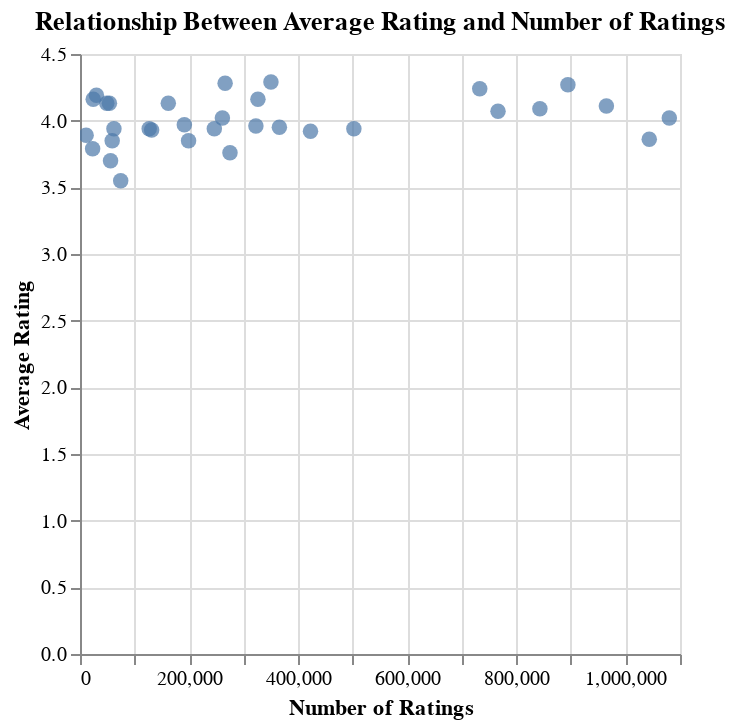

The notebook cell saved with this chart:
### Markdown cell above
# 9. Relationship Between Ratings and Number of Ratings

### Code cell
# Altair scatter plot for relationship between ratings and number of ratings
chart_rating_correlation = alt.Chart(df_cleaned).mark_circle(size=60).encode(
    x=alt.X('gr_num_ratings:Q', title='Number of Ratings'),
    y=alt.Y('gr_avg_rating:Q', title='Average Rating'),
    tooltip=['title', 'author', 'gr_avg_rating', 'gr_num_ratings']
).properties(
    title='Relationship Between Average Rating and Number of Ratings'
).interactive()  # Add interactivity for deeper exploration
chart_rating_correlation.display()

### Figure 1 — Vega-Lite specification as saved in the notebook (floating-point values rounded to 4 significant figures)
{"config": {"view": {"continuousWidth": 300, "continuousHeight": 300}}, "data": {"name": "data-d2776994ba40faf2d2883b55314ee41d"}, "mark": {"type": "circle", "size": 60}, "encoding": {"tooltip": [{"field": "title", "type": "nominal"}, {"field": "author", "type": "nominal"}, {"field": "gr_avg_rating", "type": "quantitative"}, {"field": "gr_num_ratings", "type": "quantitative"}], "x": {"field": "gr_num_ratings", "title": "Number of Ratings", "type": "quantitative"}, "y": {"field": "gr_avg_rating", "title": "Average Rating", "type": "quantitative"}}, "params": [{"name": "param_1", "select": {"type": "interval", "encodings": ["x", "y"]}, "bind": "scales"}], "title": "Relationship Between Average Rating and Number of Ratings", "$schema": "https://vega.github.io/schema/vega-lite/v5.15.1.json", "datasets": {"data-d2776994ba40faf2d2883b55314ee41d": [{"top_500_rank": 22, "title": "Crime and Punishment", "author": "Fyodor Dostoyevsky", "pub_year": 1866, "orig_lang": "Russian", "genre": "na", "author_birth": "1821", "author_death": "1881", "author_gender": "male", "author_primary_lang": "rus", "author_nationality": "RU", "author_occupation": "philosophers,novelists,essayists,psychologists", "oclc_holdings": 15750.0, "oclc_eholdings": 5814.0, "oclc_total_editions": 948.0, "oclc_holdings_rank": 65.0, "oclc_editions_rank": 157.0, "gr_avg_rating": 4.27, "gr_num_ratings": 894500.0, "gr_num_reviews": 35710.0, "gr_avg_rating_rank": 43, "gr_num_ratings_rank": 94, "oclc_owi": 9937000000.0, "author_viaf": "104023256", "gr_url": "https://www.goodreads.com/book/show/7144.Crime_and_Punishment?ref=nav_sb_ss_1_20", "wiki_url": "https://en.wikipedia.org/wiki/Crime_and_Punishment", "pg_eng_url": "https://www.gutenberg.org/cache/epub/2554/pg2554.txt"}, {"top_500_rank": 28, "title": "War and Peace", "author": "Leo Tolstoy", "pub_year": 1869, "orig_lang": "Russian", "genre": "history", "author_birth": "1828", "author_death": "1910", "author_gender": "male", "author_primary_lang": "rus", "author_nationality": "RU", "author_occupation": "authors,writers", "oclc_holdings": 11220.0, "oclc_eholdings": 2470.0, "oclc_total_editions": 620.0, "oclc_holdings_rank": 144.0, "oclc_editions_rank": 214.0, "gr_avg_rating": 4.16, "gr_num_ratings": 326200.0, "gr_num_reviews": 17140.0, "gr_avg_rating_rank": 89, "gr_num_ratings_rank": 183, "oclc_owi": 11340000000.0, "author_viaf": "96987389", "gr_url": "https://www.goodreads.com/book/show/656.War_and_Peace?ref=nav_sb_ss_1_13", "wiki_url": "https://en.wikipedia.org/wiki/War_and_Peace", "pg_eng_url": "https://www.gutenberg.org/cache/epub/2600/pg2600.txt"}, {"top_500_rank": 37, "title": "20,000 Leagues Under the Sea", "author": "Jules Verne", "pub_year": 1870, "orig_lang": "French", "genre": "scifi", "author_birth": "1828", "author_death": "1905", "author_gender": "male", "author_primary_lang": "fre", "author_nationality": "FR", "author_occupation": "poets,novelists,authors french,playwrights", "oclc_holdings": 19020.0, "oclc_eholdings": 10710.0, "oclc_total_editions": 2844.0, "oclc_holdings_rank": 36.0, "oclc_editions_rank": 29.0, "gr_avg_rating": 3.89, "gr_num_ratings": 11240.0, "gr_num_reviews": 716.0, "gr_avg_rating_rank": 327, "gr_num_ratings_rank": 481, "oclc_owi": 4915000000.0, "author_viaf": "76323989", "gr_url": "https://www.goodreads.com/book/show/15762322-20-000-leagues-under-the-sea-and-other-classic-novels?ref=nav_sb_ss_1_28", "wiki_url": "https://en.wikipedia.org/wiki/Twenty_Thousand_Leagues_Under_the_Seas", "pg_eng_url": "https://www.gutenberg.org/cache/epub/164/pg164.txt"}, {"top_500_rank": 38, "title": "Anna Karenina", "author": "Leo Tolstoy", "pub_year": 1878, "orig_lang": "Russian", "genre": "romance", "author_birth": "1828", "author_death": "1910", "author_gender": "male", "author_primary_lang": "rus", "author_nationality": "RU", "author_occupation": "authors,writers", "oclc_holdings": 23390.0, "oclc_eholdings": 7096.0, "oclc_total_editions": 2915.0, "oclc_holdings_rank": 24.0, "oclc_editions_rank": 28.0, "gr_avg_rating": 4.09, "gr_num_ratings": 843200.0, "gr_num_reviews": 35040.0, "gr_avg_rating_rank": 145, "gr_num_ratings_rank": 97, "oclc_owi": 509800000.0, "author_viaf": "96987389", "gr_url": "https://www.goodreads.com/book/show/15823480-anna-karenina?ref=nav_sb_ss_1_13", "wiki_url": "https://en.wikipedia.org/wiki/Anna_Karenina", "pg_eng_url": "https://www.gutenberg.org/cache/epub/1399/pg1399.txt"}, {"top_500_rank": 54, "title": "One Hundred Years of Solitude", "author": "Gabriel García Márquez", "pub_year": 1967, "orig_lang": "Spanish", "genre": "na", "author_birth": "1927", "author_death": "2014", "author_gender": "male", "author_primary_lang": "spa", "author_nationality": "CO", "author_occupation": "novelists,journalists,authors", "oclc_holdings": 9508.0, "oclc_eholdings": 112.0, "oclc_total_editions": 273.0, "oclc_holdings_rank": 201.0, "oclc_editions_rank": 349.0, "gr_avg_rating": 4.11, "gr_num_ratings": 965100.0, "gr_num_reviews": 45230.0, "gr_avg_rating_rank": 129, "gr_num_ratings_rank": 82, "oclc_owi": 1415000000.0, "author_viaf": "54147956", "gr_url": "https://www.goodreads.com/book/show/320.One_Hundred_Years_of_Solitude?ref=nav_sb_ss_1_29", "wiki_url": "https://en.wikipedia.org/wiki/One_Hundred_Years_of_Solitude", "pg_eng_url": "NA_not-pub-domain"}, {"top_500_rank": 68, "title": "The Stranger", "author": "Albert Camus", "pub_year": 1942, "orig_lang": "French", "genre": "na", "author_birth": "1913", "author_death": "1960", "author_gender": "male", "author_primary_lang": "fre", "author_nationality": "FR", "author_occupation": "philosophers,journalists,authors", "oclc_holdings": 16740.0, "oclc_eholdings": 626.0, "oclc_total_editions": 1898.0, "oclc_holdings_rank": 60.0, "oclc_editions_rank": 61.0, "gr_avg_rating": 4.02, "gr_num_ratings": 1080000.0, "gr_num_reviews": 48520.0, "gr_avg_rating_rank": 199, "gr_num_ratings_rank": 79, "oclc_owi": 2517000000.0, "author_viaf": "97000332", "gr_url": "https://www.goodreads.com/book/show/49552.The_Stranger?ref=nav_sb_ss_1_12", "wiki_url": "https://en.wikipedia.org/wiki/The_Stranger_(Camus_novel)", "pg_eng_url": "NA_not-pub-domain"}, {"top_500_rank": 69, "title": "The Trial", "author": "Franz Kafka", "pub_year": 1925, "orig_lang": "German", "genre": "allegories", "author_birth": "1883", "author_death": "1924", "author_gender": "male", "author_primary_lang": "ger", "author_nationality": "CZ", "author_occupation": "novelists,insurance companies employees", "oclc_holdings": 15490.0, "oclc_eholdings": 2842.0, "oclc_total_editions": 2548.0, "oclc_holdings_rank": 69.0, "oclc_editions_rank": 36.0, "gr_avg_rating": 3.96, "gr_num_ratings": 322500.0, "gr_num_reviews": 14250.0, "gr_avg_rating_rank": 263, "gr_num_ratings_rank": 185, "oclc_owi": 3138000000.0, "author_viaf": "56611857", "gr_url": "https://www.goodreads.com/book/show/17690.The_Trial?ref=nav_sb_ss_2_9", "wiki_url": "https://en.wikipedia.org/wiki/The_Trial", "pg_eng_url": "https://www.gutenberg.org/cache/epub/7849/pg7849.txt"}, {"top_500_rank": 74, "title": "A Journey to the Center of the Earth", "author": "Jules Verne", "pub_year": 1864, "orig_lang": "French", "genre": "scifi", "author_birth": "1828", "author_death": "1905", "author_gender": "male", "author_primary_lang": "fre", "author_nationality": "FR", "author_occupation": "poets,novelists,authors french,playwrights", "oclc_holdings": 13540.0, "oclc_eholdings": 2881.0, "oclc_total_editions": 2026.0, "oclc_holdings_rank": 98.0, "oclc_editions_rank": 54.0, "gr_avg_rating": 3.85, "gr_num_ratings": 199000.0, "gr_num_reviews": 8524.0, "gr_avg_rating_rank": 358, "gr_num_ratings_rank": 238, "oclc_owi": 25770000.0, "author_viaf": "76323989", "gr_url": "https://www.goodreads.com/book/show/32829.Journey_to_the_Center_of_the_Earth", "wiki_url": "https://en.wikipedia.org/wiki/Journey_to_the_Center_of_the_Earth", "pg_eng_url": "https://www.gutenberg.org/cache/epub/18857/pg18857.txt"}, {"top_500_rank": 91, "title": "Candide", "author": "Voltaire", "pub_year": 1759, "orig_lang": "French", "genre": "na", "author_birth": "1694", "author_death": "1778", "author_gender": "male", "author_primary_lang": "fre", "author_nationality": "FR", "author_occupation": "philosopher,author,poet,activist,historian,dramatist", "oclc_holdings": 17860.0, "oclc_eholdings": 6757.0, "oclc_total_editions": 2068.0, "oclc_holdings_rank": 48.0, "oclc_editions_rank": 48.0, "gr_avg_rating": 3.76, "gr_num_ratings": 275000.0, "gr_num_reviews": 11450.0, "gr_avg_rating_rank": 416, "gr_num_ratings_rank": 205, "oclc_owi": 4061000000.0, "author_viaf": "36925746", "gr_url": "https://www.goodreads.com/book/show/19380.Candide?ref=nav_sb_ss_1_7", "wiki_url": "https://en.wikipedia.org/wiki/Candide", "pg_eng_url": "https://www.gutenberg.org/cache/epub/19942/pg19942.txt"}, {"top_500_rank": 100, "title": "Père Goriot", "author": "Honoré de Balzac", "pub_year": 1835, "orig_lang": "French", "genre": "bildung", "author_birth": "1799", "author_death": "1850", "author_gender": "male", "author_primary_lang": "fre", "author_nationality": "FR", "author_occupation": "novelist,playwright,dramatists,authors french", "oclc_holdings": 14070.0, "oclc_eholdings": 3309.0, "oclc_total_editions": 2391.0, "oclc_holdings_rank": 90.0, "oclc_editions_rank": 42.0, "gr_avg_rating": 3.85, "gr_num_ratings": 59010.0, "gr_num_reviews": 2901.0, "gr_avg_rating_rank": 359, "gr_num_ratings_rank": 378, "oclc_owi": 266300.0, "author_viaf": "29529595", "gr_url": "https://www.goodreads.com/book/show/59145.P_re_Goriot?ref=nav_sb_ss_1_11", "wiki_url": "https://en.wikipedia.org/wiki/P%C3%A8re_Goriot", "pg_eng_url": "https://www.gutenberg.org/cache/epub/1237/pg1237.txt"}, {"top_500_rank": 101, "title": "Utopia", "author": "Thomas More", "pub_year": 1516, "orig_lang": "Latin", "genre": "na", "author_birth": "1478", "author_death": "1535", "author_gender": "male", "author_primary_lang": "eng", "author_nationality": "GB", "author_occupation": "statesmen,politicians,lord chancellor,lawyers,humanists,authors,philosophers", "oclc_holdings": 13910.0, "oclc_eholdings": 6729.0, "oclc_total_editions": 1798.0, "oclc_holdings_rank": 93.0, "oclc_editions_rank": 69.0, "gr_avg_rating": 3.55, "gr_num_ratings": 74620.0, "gr_num_reviews": 4255.0, "gr_avg_rating_rank": 480, "gr_num_ratings_rank": 353, "oclc_owi": 5081.0, "author_viaf": "29541174", "gr_url": "https://www.goodreads.com/book/show/18414.Utopia?from_search=true&from_srp=true&qid=ngtDZbPNwH&rank=2", "wiki_url": "https://en.wikipedia.org/wiki/Utopia_(book)", "pg_eng_url": "https://www.gutenberg.org/cache/epub/2130/pg2130.txt"}, {"top_500_rank": 119, "title": "Around the World in Eighty Days", "author": "Jules Verne", "pub_year": 1873, "orig_lang": "French", "genre": "action", "author_birth": "1828", "author_death": "1905", "author_gender": "male", "author_primary_lang": "fre", "author_nationality": "FR", "author_occupation": "poets,novelists,authors french,playwrights", "oclc_holdings": 19020.0, "oclc_eholdings": 10710.0, "oclc_total_editions": 2844.0, "oclc_holdings_rank": 37.0, "oclc_editions_rank": 30.0, "gr_avg_rating": 3.94, "gr_num_ratings": 246200.0, "gr_num_reviews": 11020.0, "gr_avg_rating_rank": 285, "gr_num_ratings_rank": 224, "oclc_owi": 4915000000.0, "author_viaf": "76323989", "gr_url": "https://www.goodreads.com/book/show/54479.Around_the_World_in_Eighty_Days?ref=nav_sb_ss_1_31", "wiki_url": "https://en.wikipedia.org/wiki/Around_the_World_in_Eighty_Days", "pg_eng_url": "https://www.gutenberg.org/cache/epub/103/pg103.txt"}, {"top_500_rank": 129, "title": "Love in the Time of Cholera", "author": "Gabriel García Márquez", "pub_year": 1985, "orig_lang": "Spanish", "genre": "romance", "author_birth": "1927", "author_death": "2014", "author_gender": "male", "author_primary_lang": "spa", "author_nationality": "CO", "author_occupation": "novelists,journalists,authors", "oclc_holdings": 12140.0, "oclc_eholdings": 419.0, "oclc_total_editions": 641.0, "oclc_holdings_rank": 125.0, "oclc_editions_rank": 210.0, "gr_avg_rating": 3.94, "gr_num_ratings": 502100.0, "gr_num_reviews": 27130.0, "gr_avg_rating_rank": 286, "gr_num_ratings_rank": 144, "oclc_owi": 533200.0, "author_viaf": "54147956", "gr_url": "https://www.goodreads.com/book/show/9712.Love_in_the_Time_of_Cholera?ref=nav_sb_ss_1_27", "wiki_url": "https://en.wikipedia.org/wiki/Love_in_the_Time_of_Cholera", "pg_eng_url": "NA_not-pub-domain"}, {"top_500_rank": 134, "title": "The Plague", "author": "Albert Camus", "pub_year": 1947, "orig_lang": "French", "genre": "na", "author_birth": "1913", "author_death": "1960", "author_gender": "male", "author_primary_lang": "fre", "author_nationality": "FR", "author_occupation": "philosophers,journalists,authors", "oclc_holdings": 12520.0, "oclc_eholdings": 474.0, "oclc_total_editions": 1549.0, "oclc_holdings_rank": 117.0, "oclc_editions_rank": 85.0, "gr_avg_rating": 4.02, "gr_num_ratings": 261100.0, "gr_num_reviews": 15050.0, "gr_avg_rating_rank": 203, "gr_num_ratings_rank": 218, "oclc_owi": 463600.0, "author_viaf": "97000332", "gr_url": "https://www.goodreads.com/book/show/11989.The_Plague?ref=nav_sb_ss_1_10", "wiki_url": "https://en.wikipedia.org/wiki/The_Plague_(novel)", "pg_eng_url": "NA_not-pub-domain"}, {"top_500_rank": 155, "title": "The Castle", "author": "Franz Kafka", "pub_year": 1926, "orig_lang": "German", "genre": "allegories", "author_birth": "1883", "author_death": "1924", "author_gender": "male", "author_primary_lang": "ger", "author_nationality": "CZ", "author_occupation": "novelists,insurance companies employees", "oclc_holdings": 10900.0, "oclc_eholdings": 1959.0, "oclc_total_editions": 1599.0, "oclc_holdings_rank": 148.0, "oclc_editions_rank": 80.0, "gr_avg_rating": 3.94, "gr_num_ratings": 62210.0, "gr_num_reviews": 3532.0, "gr_avg_rating_rank": 288, "gr_num_ratings_rank": 374, "oclc_owi": 614300.0, "author_viaf": "56611857", "gr_url": "https://www.goodreads.com/book/show/333538.The_Castle?ref=nav_sb_ss_5_10", "wiki_url": "https://en.wikipedia.org/wiki/The_Castle_(novel)", "pg_eng_url": "unavailable"}, {"top_500_rank": 156, "title": "The Metamorphosis", "author": "Franz Kafka", "pub_year": 1915, "orig_lang": "German", "genre": "na", "author_birth": "1883", "author_death": "1924", "author_gender": "male", "author_primary_lang": "ger", "author_nationality": "CZ", "author_occupation": "novelists,insurance companies employees", "oclc_holdings": 15490.0, "oclc_eholdings": 2842.0, "oclc_total_editions": 2548.0, "oclc_holdings_rank": 70.0, "oclc_editions_rank": 37.0, "gr_avg_rating": 3.86, "gr_num_ratings": 1044000.0, "gr_num_reviews": 40290.0, "gr_avg_rating_rank": 353, "gr_num_ratings_rank": 80, "oclc_owi": 3138000000.0, "author_viaf": "56611857", "gr_url": "https://www.goodreads.com/book/show/485894.The_Metamorphosis?ref=nav_sb_ss_1_17", "wiki_url": "https://en.wikipedia.org/wiki/The_Metamorphosis", "pg_eng_url": "https://www.gutenberg.org/cache/epub/5200/pg5200.txt"}, {"top_500_rank": 157, "title": "The Magic Mountain (Der Zauberberg)", "author": "Thomas Mann", "pub_year": 1924, "orig_lang": "German", "genre": "bildung", "author_birth": "1875", "author_death": "1955", "author_gender": "male", "author_primary_lang": "ger", "author_nationality": "DE", "author_occupation": "authors", "oclc_holdings": 12310.0, "oclc_eholdings": 277.0, "oclc_total_editions": 1894.0, "oclc_holdings_rank": 120.0, "oclc_editions_rank": 64.0, "gr_avg_rating": 4.13, "gr_num_ratings": 49080.0, "gr_num_reviews": 3552.0, "gr_avg_rating_rank": 117, "gr_num_ratings_rank": 394, "oclc_owi": 4624000000.0, "author_viaf": "54151065", "gr_url": "https://www.goodreads.com/book/show/729376.The_Magic_Mountain?ref=nav_sb_ss_1_35", "wiki_url": "https://en.wikipedia.org/wiki/The_Magic_Mountain", "pg_eng_url": "unavailable"}, {"top_500_rank": 175, "title": "Eugénie Grandet", "author": "Honoré de Balzac", "pub_year": 1833, "orig_lang": "French", "genre": "allegories", "author_birth": "1799", "author_death": "1850", "author_gender": "male", "author_primary_lang": "fre", "author_nationality": "FR", "author_occupation": "novelist,playwright,dramatists,authors french", "oclc_holdings": 14070.0, "oclc_eholdings": 3309.0, "oclc_total_editions": 2391.0, "oclc_holdings_rank": 91.0, "oclc_editions_rank": 43.0, "gr_avg_rating": 3.79, "gr_num_ratings": 23140.0, "gr_num_reviews": 1184.0, "gr_avg_rating_rank": 403, "gr_num_ratings_rank": 457, "oclc_owi": 266300.0, "author_viaf": "29529595", "gr_url": "https://www.goodreads.com/book/show/59142.Eug_nie_Grandet?ref=nav_sb_ss_1_15", "wiki_url": "https://en.wikipedia.org/wiki/Eug%C3%A9nie_Grandet", "pg_eng_url": "https://www.gutenberg.org/cache/epub/1715/pg1715.txt"}, {"top_500_rank": 186, "title": "Siddhartha", "author": "Hermann Hesse", "pub_year": 1922, "orig_lang": "German", "genre": "na", "author_birth": "1877", "author_death": "1962", "author_gender": "male", "author_primary_lang": "ger", "author_nationality": "DE", "author_occupation": "authors german,novelists,editors", "oclc_holdings": 11900.0, "oclc_eholdings": 3642.0, "oclc_total_editions": 1646.0, "oclc_holdings_rank": 129.0, "oclc_editions_rank": 76.0, "gr_avg_rating": 4.07, "gr_num_ratings": 766400.0, "gr_num_reviews": 26790.0, "gr_avg_rating_rank": 165, "gr_num_ratings_rank": 105, "oclc_owi": 3943000000.0, "author_viaf": "41841418", "gr_url": "https://www.goodreads.com/book/show/52036.Siddhartha?ref=nav_sb_ss_1_10", "wiki_url": "https://en.wikipedia.org/wiki/Siddhartha_(novel)", "pg_eng_url": "https://www.gutenberg.org/cache/epub/2500/pg2500.txt"}, {"top_500_rank": 190, "title": "The House of the Spirits", "author": "Isabel Allende", "pub_year": 1982, "orig_lang": "Spanish", "genre": "na", "author_birth": "1942", "author_death": "ALIVE", "author_gender": "female", "author_primary_lang": "spa", "author_nationality": "CL", "author_occupation": "authors,novelists", "oclc_holdings": 9860.0, "oclc_eholdings": 302.0, "oclc_total_editions": 725.0, "oclc_holdings_rank": 183.0, "oclc_editions_rank": 192.0, "gr_avg_rating": 4.28, "gr_num_ratings": 266100.0, "gr_num_reviews": 14720.0, "gr_avg_rating_rank": 39, "gr_num_ratings_rank": 215, "oclc_owi": 149500000.0, "author_viaf": "61556825", "gr_url": "https://www.goodreads.com/book/show/9328.The_House_of_the_Spirits?ref=nav_sb_ss_1_24", "wiki_url": "https://en.wikipedia.org/wiki/The_House_of_the_Spirits", "pg_eng_url": "NA_not-pub-domain"}, {"top_500_rank": 252, "title": "The Mysterious Island", "author": "Jules Verne", "pub_year": 1875, "orig_lang": "French", "genre": "scifi", "author_birth": "1828", "author_death": "1905", "author_gender": "male", "author_primary_lang": "fre", "author_nationality": "FR", "author_occupation": "poets,novelists,authors french,playwrights", "oclc_holdings": 13540.0, "oclc_eholdings": 2881.0, "oclc_total_editions": 2026.0, "oclc_holdings_rank": 99.0, "oclc_editions_rank": 55.0, "gr_avg_rating": 4.13, "gr_num_ratings": 53970.0, "gr_num_reviews": 2365.0, "gr_avg_rating_rank": 119, "gr_num_ratings_rank": 387, "oclc_owi": 25770000.0, "author_viaf": "76323989", "gr_url": "https://www.goodreads.com/book/show/32831.The_Mysterious_Island?ref=nav_sb_ss_1_21", "wiki_url": "https://en.wikipedia.org/wiki/The_Mysterious_Island", "pg_eng_url": "https://www.gutenberg.org/cache/epub/1268/pg1268.txt"}, {"top_500_rank": 276, "title": "Buddenbrooks", "author": "Thomas Mann", "pub_year": 1901, "orig_lang": "German", "genre": "na", "author_birth": "1875", "author_death": "1955", "author_gender": "male", "author_primary_lang": "ger", "author_nationality": "DE", "author_occupation": "authors", "oclc_holdings": 5996.0, "oclc_eholdings": 213.0, "oclc_total_editions": 913.0, "oclc_holdings_rank": 456.0, "oclc_editions_rank": 161.0, "gr_avg_rating": 4.19, "gr_num_ratings": 30100.0, "gr_num_reviews": 1896.0, "gr_avg_rating_rank": 79, "gr_num_ratings_rank": 437, "oclc_owi": 3373000000.0, "author_viaf": "54151065", "gr_url": "https://www.goodreads.com/book/show/80890.Buddenbrooks?ref=nav_sb_ss_1_12", "wiki_url": "https://en.wikipedia.org/wiki/Buddenbrooks", "pg_eng_url": "https://www.gutenberg.org/cache/epub/72961/pg72961.txt ; https://www.gutenberg.org/cache/epub/72962/pg72962.txt"}, {"top_500_rank": 300, "title": "Like Water for Chocolate", "author": "Laura Esquivel", "pub_year": 1989, "orig_lang": "Spanish", "genre": "romance", "author_birth": "1950", "author_death": "ALIVE", "author_gender": "female", "author_primary_lang": "spa", "author_nationality": "MX", "author_occupation": "screenwriters,novelists,authors,actresses,actors", "oclc_holdings": 4782.0, "oclc_eholdings": 189.0, "oclc_total_editions": 50.0, "oclc_holdings_rank": 484.0, "oclc_editions_rank": 491.0, "gr_avg_rating": 3.95, "gr_num_ratings": 365500.0, "gr_num_reviews": 13400.0, "gr_avg_rating_rank": 279, "gr_num_ratings_rank": 171, "oclc_owi": 4917000000.0, "author_viaf": "113190161", "gr_url": "https://www.goodreads.com/book/show/6952.Like_Water_for_Chocolate?ref=nav_sb_ss_1_24", "wiki_url": "https://en.wikipedia.org/wiki/Like_Water_for_Chocolate_(novel)", "pg_eng_url": "NA_not-pub-domain"}, {"top_500_rank": 330, "title": "The Girl Who Kicked the Hornet's Nest", "author": "Stieg Larsson", "pub_year": 2007, "orig_lang": "Swedish", "genre": "thrillers", "author_birth": "1954", "author_death": "2004", "author_gender": "male", "author_primary_lang": "swe", "author_nationality": "SE", "author_occupation": "journalists,authors swedish", "oclc_holdings": 6989.0, "oclc_eholdings": 628.0, "oclc_total_editions": 287.0, "oclc_holdings_rank": 350.0, "oclc_editions_rank": 340.0, "gr_avg_rating": 4.24, "gr_num_ratings": 732800.0, "gr_num_reviews": 31300.0, "gr_avg_rating_rank": 54, "gr_num_ratings_rank": 110, "oclc_owi": 377900000.0, "author_viaf": "54441441", "gr_url": "https://www.goodreads.com/book/show/6892870-the-girl-who-kicked-the-hornet-s-nest?ref=nav_sb_ss_1_37", "wiki_url": "https://en.wikipedia.org/wiki/The_Girl_Who_Kicked_the_Hornets%27_Nest", "pg_eng_url": "NA_not-pub-domain"}, {"top_500_rank": 333, "title": "Chronicle of a Death Foretold", "author": "Gabriel García Márquez", "pub_year": 1981, "orig_lang": "Spanish", "genre": "na", "author_birth": "1927", "author_death": "2014", "author_gender": "male", "author_primary_lang": "spa", "author_nationality": "CO", "author_occupation": "novelists,journalists,authors", "oclc_holdings": 7505.0, "oclc_eholdings": 321.0, "oclc_total_editions": 725.0, "oclc_holdings_rank": 298.0, "oclc_editions_rank": 193.0, "gr_avg_rating": 3.97, "gr_num_ratings": 191300.0, "gr_num_reviews": 11130.0, "gr_avg_rating_rank": 259, "gr_num_ratings_rank": 245, "oclc_owi": 570000.0, "author_viaf": "54147956", "gr_url": "https://www.goodreads.com/book/show/23878.Chronicle_of_a_Death_Foretold?ref=nav_sb_ss_1_29", "wiki_url": "https://en.wikipedia.org/wiki/Chronicle_of_a_Death_Foretold", "pg_eng_url": "NA_not-pub-domain"}, {"top_500_rank": 335, "title": "The Master and Margarita", "author": "Mikhail Bulgakov", "pub_year": 1967, "orig_lang": "Russian", "genre": "political", "author_birth": "1891", "author_death": "1940", "author_gender": "male", "author_primary_lang": "rus", "author_nationality": "RU", "author_occupation": "physicians,dramatists,authors russian", "oclc_holdings": 7387.0, "oclc_eholdings": 538.0, "oclc_total_editions": 1026.0, "oclc_holdings_rank": 306.0, "oclc_editions_rank": 149.0, "gr_avg_rating": 4.29, "gr_num_ratings": 350000.0, "gr_num_reviews": 20450.0, "gr_avg_rating_rank": 38, "gr_num_ratings_rank": 175, "oclc_owi": 311200000.0, "author_viaf": "99836700", "gr_url": "https://www.goodreads.com/book/show/117833.The_Master_and_Margarita?ref=nav_sb_ss_1_24", "wiki_url": "https://en.wikipedia.org/wiki/The_Master_and_Margarita", "pg_eng_url": "NA_not-pub-domain"}, {"top_500_rank": 351, "title": "Resurrection", "author": "Leo Tolstoy", "pub_year": 1899, "orig_lang": "Russian", "genre": "na", "author_birth": "1828", "author_death": "1910", "author_gender": "male", "author_primary_lang": "rus", "author_nationality": "RU", "author_occupation": "authors,writers", "oclc_holdings": 5604.0, "oclc_eholdings": 3957.0, "oclc_total_editions": 1039.0, "oclc_holdings_rank": 467.0, "oclc_editions_rank": 147.0, "gr_avg_rating": 4.16, "gr_num_ratings": 24250.0, "gr_num_reviews": 1824.0, "gr_avg_rating_rank": 92, "gr_num_ratings_rank": 453, "oclc_owi": 49770000.0, "author_viaf": "96987389", "gr_url": "https://www.goodreads.com/book/show/42641.Resurrection?ref=nav_sb_ss_4_12", "wiki_url": "https://en.wikipedia.org/wiki/Resurrection_(Tolstoy_novel)", "pg_eng_url": "https://www.gutenberg.org/cache/epub/1938/pg1938.txt"}, {"top_500_rank": 368, "title": "Death In Venice", "author": "Thomas Mann", "pub_year": 1912, "orig_lang": "German", "genre": "na", "author_birth": "1875", "author_death": "1955", "author_gender": "male", "author_primary_lang": "ger", "author_nationality": "DE", "author_occupation": "authors", "oclc_holdings": 5024.0, "oclc_eholdings": 435.0, "oclc_total_editions": 911.0, "oclc_holdings_rank": 478.0, "oclc_editions_rank": 162.0, "gr_avg_rating": 3.7, "gr_num_ratings": 55990.0, "gr_num_reviews": 3884.0, "gr_avg_rating_rank": 440, "gr_num_ratings_rank": 383, "oclc_owi": 3769000000.0, "author_viaf": "54151065", "gr_url": "https://www.goodreads.com/book/show/53061.Death_in_Venice?ref=nav_sb_ss_1_15", "wiki_url": "https://en.wikipedia.org/wiki/Death_in_Venice", "pg_eng_url": "https://www.gutenberg.org/cache/epub/66073/pg66073.txt"}, {"top_500_rank": 388, "title": "Daughter of Fortune", "author": "Isabel Allende", "pub_year": 1998, "orig_lang": "Spanish", "genre": "romance", "author_birth": "1942", "author_death": "ALIVE", "author_gender": "female", "author_primary_lang": "spa", "author_nationality": "CL", "author_occupation": "authors,novelists", "oclc_holdings": 6938.0, "oclc_eholdings": 188.0, "oclc_total_editions": 322.0, "oclc_holdings_rank": 355.0, "oclc_editions_rank": 320.0, "gr_avg_rating": 3.93, "gr_num_ratings": 131300.0, "gr_num_reviews": 5208.0, "gr_avg_rating_rank": 300, "gr_num_ratings_rank": 285, "oclc_owi": 4918000000.0, "author_viaf": "61556825", "gr_url": "https://www.goodreads.com/book/show/16527.Daughter_of_Fortune?ref=nav_sb_ss_1_19", "wiki_url": "https://en.wikipedia.org/wiki/Daughter_of_Fortune", "pg_eng_url": "NA_not-pub-domain"}, {"top_500_rank": 448, "title": "Inkheart", "author": "Cornelia Funke", "pub_year": 2003, "orig_lang": "German", "genre": "fantasy", "author_birth": "1958", "author_death": "ALIVE", "author_gender": "female", "author_primary_lang": "ger", "author_nationality": "DE", "author_occupation": "authors", "oclc_holdings": 6301.0, "oclc_eholdings": 299.0, "oclc_total_editions": 241.0, "oclc_holdings_rank": 427.0, "oclc_editions_rank": 372.0, "gr_avg_rating": 3.92, "gr_num_ratings": 422600.0, "gr_num_reviews": 14320.0, "gr_avg_rating_rank": 308, "gr_num_ratings_rank": 161, "oclc_owi": 1153000000.0, "author_viaf": "102395980", "gr_url": "https://www.goodreads.com/book/show/28194.Inkheart?ref=nav_sb_ss_1_8", "wiki_url": "https://en.wikipedia.org/wiki/Inkheart", "pg_eng_url": "NA_not-pub-domain"}, {"top_500_rank": 450, "title": "Inkspell", "author": "Cornelia Funke", "pub_year": 2005, "orig_lang": "German", "genre": "fantasy", "author_birth": "1958", "author_death": "ALIVE", "author_gender": "female", "author_primary_lang": "ger", "author_nationality": "DE", "author_occupation": "authors", "oclc_holdings": 6516.0, "oclc_eholdings": 162.0, "oclc_total_editions": 150.0, "oclc_holdings_rank": 405.0, "oclc_editions_rank": 456.0, "gr_avg_rating": 3.94, "gr_num_ratings": 126800.0, "gr_num_reviews": 4715.0, "gr_avg_rating_rank": 297, "gr_num_ratings_rank": 291, "oclc_owi": 3855000000.0, "author_viaf": "102395980", "gr_url": "https://www.goodreads.com/book/show/28195.Inkspell?ref=nav_sb_ss_1_8", "wiki_url": "https://en.wikipedia.org/wiki/Inkspell", "pg_eng_url": "NA_not-pub-domain"}, {"top_500_rank": 474, "title": "The Death of Ivan Ilych", "author": "Leo Tolstoy", "pub_year": 1886, "orig_lang": "Russian", "genre": "na", "author_birth": "1828", "author_death": "1910", "author_gender": "male", "author_primary_lang": "rus", "author_nationality": "RU", "author_occupation": "authors,writers", "oclc_holdings": 5690.0, "oclc_eholdings": 2896.0, "oclc_total_editions": 598.0, "oclc_holdings_rank": 466.0, "oclc_editions_rank": 217.0, "gr_avg_rating": 4.13, "gr_num_ratings": 161900.0, "gr_num_reviews": 12130.0, "gr_avg_rating_rank": 122, "gr_num_ratings_rank": 265, "oclc_owi": 4820000000.0, "author_viaf": "96987389", "gr_url": "https://www.goodreads.com/book/show/18386.The_Death_of_Ivan_Ilych?ref=nav_sb_ss_1_23", "wiki_url": "https://en.wikipedia.org/wiki/The_Death_of_Ivan_Ilyich", "pg_eng_url": "unavailable"}]}}
